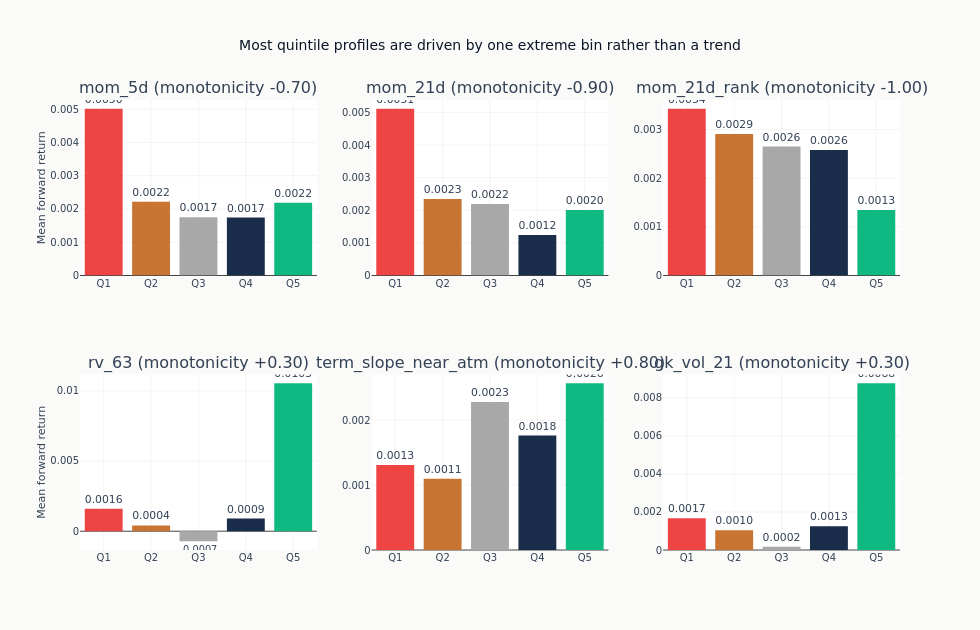

The code cell stored with this chart in its notebook:
### Code cell
if quantile_spreads:
    n_show = min(6, len(quantile_spreads))
    feats_to_show = list(quantile_spreads.keys())[:n_show]
    n_rows_fig = (n_show + 2) // 3
    fig = make_subplots(
        rows=n_rows_fig,
        cols=3,
        subplot_titles=[
            f"{feat} (monotonicity {monotonicity_scores[feat]:+.2f})" for feat in feats_to_show
        ],
        vertical_spacing=0.22,
    )
    for idx, feat in enumerate(feats_to_show):
        r, c = divmod(idx, 3)
        q_means = quantile_spreads[feat]["q_means"]
        _ = fig.add_trace(
            go.Bar(
                x=[f"Q{i + 1}" for i in range(len(q_means))],
                y=q_means,
                marker_color=[
                    COLORS["negative"],
                    COLORS["copper"],
                    GRAY_FILLS["muted"],
                    COLORS["slate"],
                    COLORS["positive"],
                ],
                showlegend=False,
                text=[f"{m:.4f}" for m in q_means],
                textposition="outside",
            ),
            row=r + 1,
            col=c + 1,
        )
    fig.update_layout(
        title="Most quintile profiles are driven by one extreme bin rather than a trend",
        height=270 * n_rows_fig + 90,
        width=980,
    )
    fig.update_yaxes(title_text="Mean forward return", col=1)
    fig.show()
    print("Quintile spread, Q5 minus Q1, per feature:")
    for feat in feats_to_show:
        print(
            f"  {feat:28s} spread={quantile_spreads[feat]['spread']:+.5f}"
            f"  monotonicity={monotonicity_scores[feat]:+.2f}"
        )

### Figure 1 — Plotly figure (JSON) as saved in the notebook; plotly's stock layout.template omitted (floating-point values rounded to 4 significant figures)
{"data": [{"marker": {"color": ["#ef4444", "#C87533", "#a8a8a8", "#1a2d4a", "#10b981"]}, "showlegend": false, "text": ["0.0050", "0.0022", "0.0017", "0.0017", "0.0022"], "textposition": "outside", "type": "bar", "x": ["Q1", "Q2", "Q3", "Q4", "Q5"], "xaxis": "x", "y": [0.005013, 0.002221, 0.001749, 0.001745, 0.002187], "yaxis": "y"}, {"marker": {"color": ["#ef4444", "#C87533", "#a8a8a8", "#1a2d4a", "#10b981"]}, "showlegend": false, "text": ["0.0051", "0.0023", "0.0022", "0.0012", "0.0020"], "textposition": "outside", "type": "bar", "x": ["Q1", "Q2", "Q3", "Q4", "Q5"], "xaxis": "x2", "y": [0.005113, 0.002349, 0.002191, 0.001242, 0.002008], "yaxis": "y2"}, {"marker": {"color": ["#ef4444", "#C87533", "#a8a8a8", "#1a2d4a", "#10b981"]}, "showlegend": false, "text": ["0.0034", "0.0029", "0.0026", "0.0026", "0.0013"], "textposition": "outside", "type": "bar", "x": ["Q1", "Q2", "Q3", "Q4", "Q5"], "xaxis": "x3", "y": [0.003424, 0.002909, 0.002647, 0.002575, 0.001347], "yaxis": "y3"}, {"marker": {"color": ["#ef4444", "#C87533", "#a8a8a8", "#1a2d4a", "#10b981"]}, "showlegend": false, "text": ["0.0016", "0.0004", "-0.0007", "0.0009", "0.0105"], "textposition": "outside", "type": "bar", "x": ["Q1", "Q2", "Q3", "Q4", "Q5"], "xaxis": "x4", "y": [0.001602, 0.0004132, -0.0007145, 0.0009, 0.01053], "yaxis": "y4"}, {"marker": {"color": ["#ef4444", "#C87533", "#a8a8a8", "#1a2d4a", "#10b981"]}, "showlegend": false, "text": ["0.0013", "0.0011", "0.0023", "0.0018", "0.0026"], "textposition": "outside", "type": "bar", "x": ["Q1", "Q2", "Q3", "Q4", "Q5"], "xaxis": "x5", "y": [0.001307, 0.001096, 0.002279, 0.001763, 0.002567], "yaxis": "y5"}, {"marker": {"color": ["#ef4444", "#C87533", "#a8a8a8", "#1a2d4a", "#10b981"]}, "showlegend": false, "text": ["0.0017", "0.0010", "0.0002", "0.0013", "0.0088"], "textposition": "outside", "type": "bar", "x": ["Q1", "Q2", "Q3", "Q4", "Q5"], "xaxis": "x6", "y": [0.001674, 0.001045, 0.0001721, 0.001253, 0.00877], "yaxis": "y6"}], "layout": {"annotations": [{"font": {"size": 16}, "showarrow": false, "text": "mom_5d (monotonicity -0.70)", "x": 0.1444, "xanchor": "center", "xref": "paper", "y": 1.0, "yanchor": "bottom", "yref": "paper"}, {"font": {"size": 16}, "showarrow": false, "text": "mom_21d (monotonicity -0.90)", "x": 0.5, "xanchor": "center", "xref": "paper", "y": 1.0, "yanchor": "bottom", "yref": "paper"}, {"font": {"size": 16}, "showarrow": false, "text": "mom_21d_rank (monotonicity -1.00)", "x": 0.8556, "xanchor": "center", "xref": "paper", "y": 1.0, "yanchor": "bottom", "yref": "paper"}, {"font": {"size": 16}, "showarrow": false, "text": "rv_63 (monotonicity +0.30)", "x": 0.1444, "xanchor": "center", "xref": "paper", "y": 0.39, "yanchor": "bottom", "yref": "paper"}, {"font": {"size": 16}, "showarrow": false, "text": "term_slope_near_atm (monotonicity +0.80)", "x": 0.5, "xanchor": "center", "xref": "paper", "y": 0.39, "yanchor": "bottom", "yref": "paper"}, {"font": {"size": 16}, "showarrow": false, "text": "gk_vol_21 (monotonicity +0.30)", "x": 0.8556, "xanchor": "center", "xref": "paper", "y": 0.39, "yanchor": "bottom", "yref": "paper"}], "height": 630, "title": {"text": "Most quintile profiles are driven by one extreme bin rather than a trend"}, "width": 980, "xaxis": {"anchor": "y", "domain": [0.0, 0.2889]}, "xaxis2": {"anchor": "y2", "domain": [0.3556, 0.6444]}, "xaxis3": {"anchor": "y3", "domain": [0.7111, 1.0]}, "xaxis4": {"anchor": "y4", "domain": [0.0, 0.2889]}, "xaxis5": {"anchor": "y5", "domain": [0.3556, 0.6444]}, "xaxis6": {"anchor": "y6", "domain": [0.7111, 1.0]}, "yaxis": {"anchor": "x", "domain": [0.61, 1.0], "title": {"text": "Mean forward return"}}, "yaxis2": {"anchor": "x2", "domain": [0.61, 1.0]}, "yaxis3": {"anchor": "x3", "domain": [0.61, 1.0]}, "yaxis4": {"anchor": "x4", "domain": [0.0, 0.39], "title": {"text": "Mean forward return"}}, "yaxis5": {"anchor": "x5", "domain": [0.0, 0.39]}, "yaxis6": {"anchor": "x6", "domain": [0.0, 0.39]}}}
